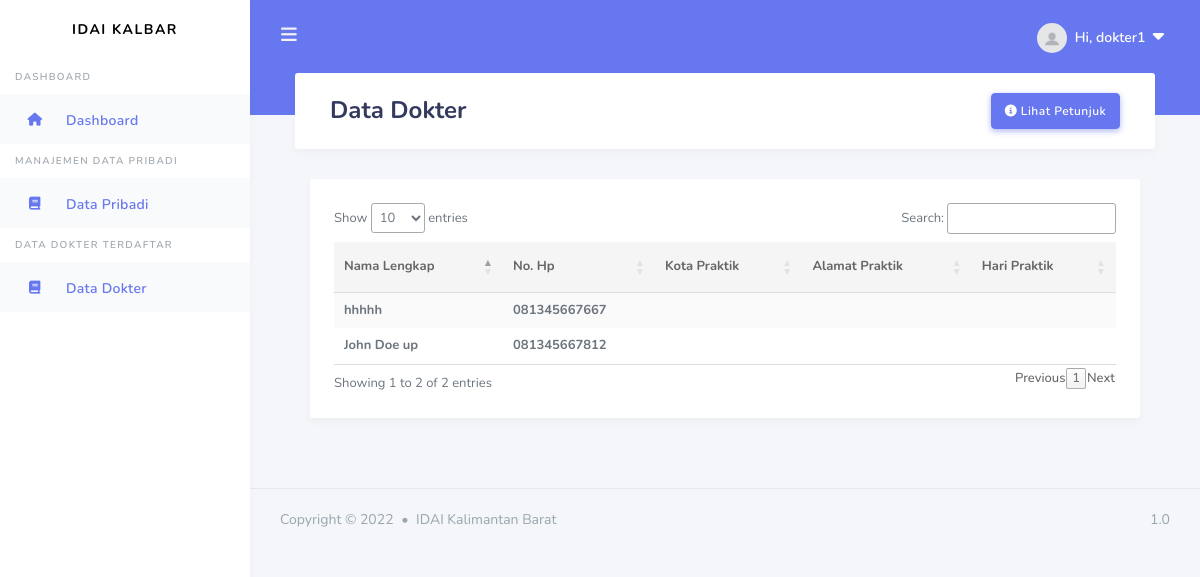
The app's page /data-dokter (signed in) with its own data.
### apps/models.py (models this page shows, shortened)
class User(db.Model, UserMixin):
    id = db.Column(db.Integer, primary_key=True)
    username = db.Column(db.String(20), unique=True, nullable=False)
    email = db.Column(db.String(100), unique=True, nullable=False)
    image_file = db.Column(db.String(20), nullable=False, default='default.jpg')
    password = db.Column(db.String(20), nullable=False)
    articles = db.relationship('Article', backref='author', lazy=True)
    news = db.relationship('News', backref='author', lazy=True)
    galleries = db.relationship('Gallery', backref='author', lazy=True)
    image_galleries = db.relationship('Images_Gallery', backref='author', lazy=True)
    berkas = db.relationship('DataDokter', backref='owner', lazy=True, uselist=False)
    roles_id = db.Column(db.Integer, db.ForeignKey('roles.id'), nullable=False, default=2)

class DataDokter(db.Model):
    id = db.Column(db.Integer, primary_key=True)
    nama_lengkap = db.Column(db.String(100), unique=True, nullable=False)
    no_hp = db.Column(db.String(100), unique=True, nullable=False)
    batas_sip = db.Column(db.Date, nullable=False)
    status_data = db.Column(db.Boolean, default=False, nullable=False)
    user_id = db.Column(db.Integer, db.ForeignKey('user.id'), nullable=False)

### apps/doctors/routes.py (the view)
@doctors.route("/data-dokter", methods=['GET', 'POST'])
@login_required
def data_dokter():
    role = Roles.query.filter_by(id=current_user.roles_id).first()
    cekdata = DataDokter.query.filter_by(user_id=current_user.id).first()
    data = DataDokter.query.all()
    data_tp = TempatPraktik.query.all()
    return render_template('users/doctor/data_dokter.html', title='Data Dokter', legend='Data Dokter', data=data, roles=current_user.role.title, data_valid = cekdata.status_data, data_tp=data_tp)

### apps/models.py (called while the page is built)
@login_manager.user_loader
def load_user(user_id):
    return User.query.get(int(user_id))

### apps/templates/users/doctor/data_dokter.html (shortened to what this page needs)
{% extends "layouts/base_dashboard.html" %}
{% block header %}
<div class="container">
    <h1> {{ title }}</h1>
    <button type="button" class="btn btn-primary float-right" data-toggle="modal" data-target="#modalll">
        <i class="fa-solid fa-circle-info"></i>&nbsp;Lihat Petunjuk
    </button>
</div>
{% endblock header %}
{% block content %}
    <div class="container col-12 col-md-12 col-lg-12">
        <div class="card">
            <section class="m-4">
                <table id="data" class="table table-striped table-hover">
                    <thead>
                        <tr>
                            <th scope="col">Nama Lengkap</th>
                            <th scope="col">No. Hp</th>
                            <th scope="col">Kota Praktik</th>
                            <th scope="col">Alamat Praktik</th>
                            <th scope="col">Hari Praktik</th>
                        </tr>
                        </thead>
                        <tbody>
                        {% for d in data %}
                        <tr>
                            <th>{{ d.nama_lengkap }}</th>
                            <th>{{ d.no_hp }}</th>
                            <th>{{ d.kota_praktik }}</th>
                            <th>{{ d.alamat_praktik }}</th>
                            <th>{{ d.hari_praktik }}</th>
                        </tr>
                        {% endfor %}
                        </tbody>
                </table>
            </section>
        </div>
    </div>
{% endblock content%}

### apps/templates/includes/header.html (shortened to what this page needs)
<div class="navbar-bg"></div>
    <nav class="navbar navbar-expand-lg main-navbar">
      <form class="form-inline mr-auto">
        <ul class="navbar-nav mr-3">
          <li><a href="#" data-toggle="sidebar" class="nav-link nav-link-lg"><i class="fas fa-bars"></i></a></li>
        </ul>
      </form>
      <ul class="navbar-nav navbar-right">
        <li class="dropdown"><a href="#" data-toggle="dropdown" class="nav-link notification-toggle nav-link-lg nav-link-user"><img src="{{ url_for ('static', filename='assets/img/profile_pics/default.jpg') }}" alt="" class="rounded-circle mr-1">
          <div class="d-sm-none d-lg-inline-block">Hi, {{ current_user.username}} &nbsp;<small><i class="fa-solid fa-caret-down"></i></small></div></a>
        </li>
      </ul>
    </nav>

### records on screen
User: username "dokter1"
DataDokter: nama_lengkap "John Doe up", no_hp "081345667812"
DataDokter: nama_lengkap "hhhhh", no_hp "081345667667"

### other values on screen
{{ title }} "Data Dokter"
